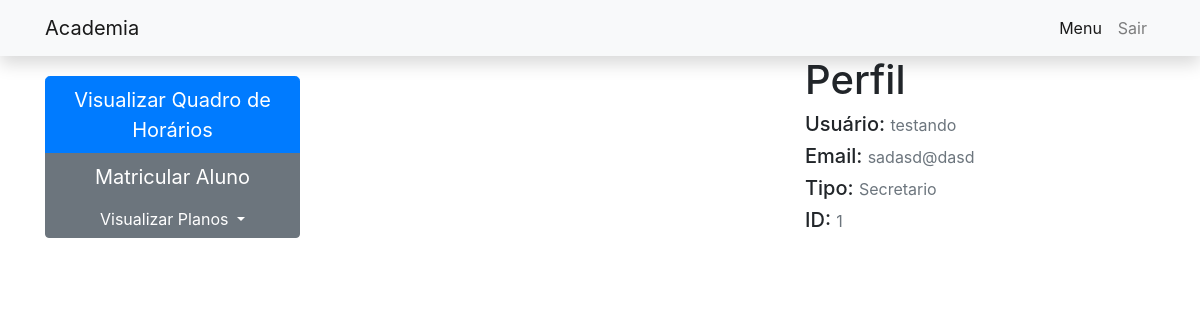
Screenshot of /secretario/home/ (signed in) with the database file from the repository.
### academia/models.py (models this page shows, shortened)
class Academia_Users(models.Model):
    username = models.CharField(max_length=100)
    password = models.CharField(max_length=100)
    email = models.CharField(max_length=100)
    tipo = models.CharField(max_length=100)

### secretario/views.py (the view)
# urls.py: path('home/',include('academia.urls'),name="home"),
def home(request):
    user_id = request.session['user_logged_id']
    user = Academia_Users.objects.filter(id=user_id).first()
    '''
    #Script para adicionar aulas de acordo com o quadro de horarios considerando que um dia ja foi adicionado
    aulas = Aula.objects.filter()
    for aula in aulas:
        if "Seg" in aula.name:
            new_name = aula.name.replace("Seg","Sex")
            new_day = "Sexta"
            new_aula = Aula(name=new_name,dia=new_day,horario=aula.horario)
            new_aula.save()
            modalidade = aula.name.rsplit()
            modalidade = Modalidade.objects.filter(name=modalidade[0]).first()
            new_aula.modalidade.add(modalidade)
            new_aula.save()
    '''
    return render(request,'secretario/home.html',{'user_logged':user})

### secretario/templates/secretario/home.html (shortened to what this page needs)
{% extends "secretario/usuario_logado.html" %}
{% block content %}
<div class="container">
  <div class="row justify-content-between">
    <div class="col-3" style="padding-top: 20px;">
      <div class="btn-group-vertical" role="group" aria-label="Button group with nested dropdown">
        <button type="button" class="btn btn-primary btn-lg" onclick="window.location = '/secretario/horarios'">Visualizar Quadro de Horários</button>
        <button type="button" class="btn btn-secondary btn-lg" onclick="window.location = '/secretario/matricular'">Matricular Aluno </button>
        <div class="btn-group" role="group">
          <button id="btnGroupDrop1" type="button" class="btn btn-secondary dropdown-toggle" data-toggle="dropdown" aria-haspopup="true" aria-expanded="false">
            Visualizar Planos
          </button>
        </div>
      </div>
    </div>
    <div class="col-4">
      <p class="h1">Perfil</p>
      <p class="h5">Usuário: <small class="text-muted">{{user_logged.username}}</small></p>
      <p class="h5">Email: <small class="text-muted">{{user_logged.email}}</small></p>
      <p class="h5">Tipo: <small class="text-muted">{{user_logged.tipo}}</small></p>
      <p class="h5">ID: <small class="text-muted">{{user_logged.id}}</small></p>
    </div>
  </div>
</div>
{% endblock content %}

### rows the page displays
Academia_Users: username "testando", email "sadasd@dasd", tipo "Secretario", id "1"
